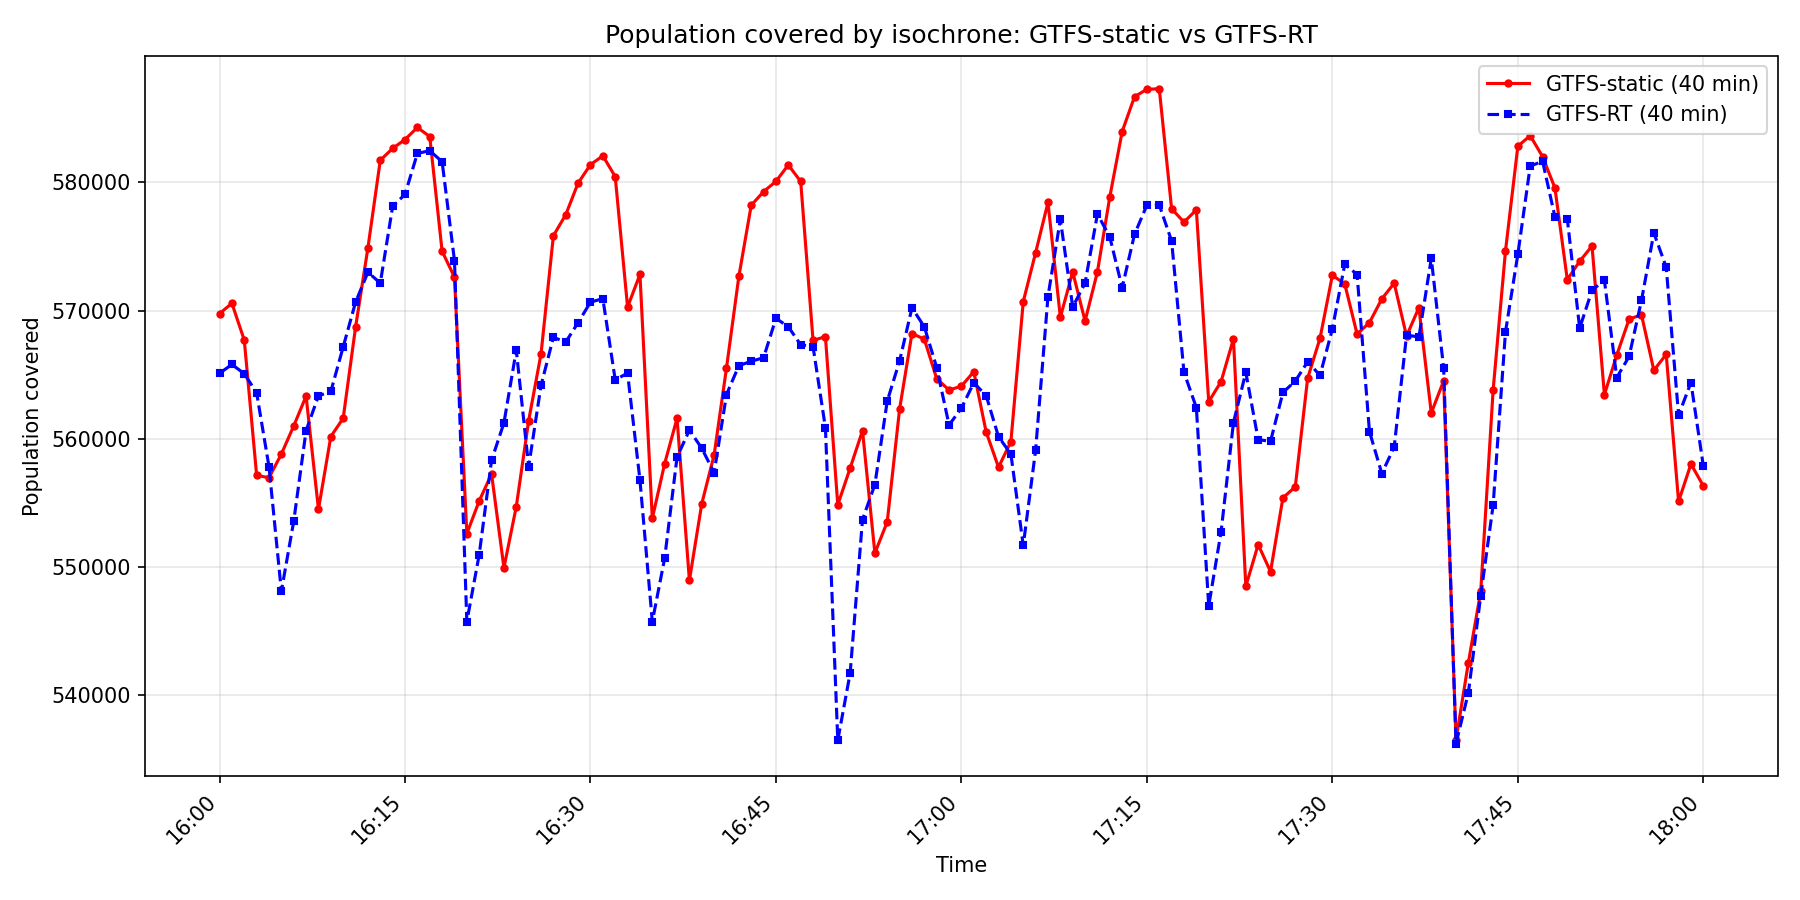

Generate this figure with Python:
"""population_by_isochrone_time_plot.py — chart-only: static vs RT
population_covered, no overlay recomputation.

Standalone ANALYSIS tooling. NOT part of the easy-OTP plugin and not imported
by it. Companion to population_by_isochrone_time_compare.py and
population_covered_diff_static_vs_rt.py — this one assumes POP_COVERED_FIELD
is ALREADY populated on both isochrone layers (by
population_by_isochrone_time_compare.py or population_by_isochrone_time.py)
and just reads + plots it. Use this when you want to try a few chart
variants (different title, output path, styling) without re-running the
area-weighted population overlay each time — that overlay is the slow part,
this script is just field reads + matplotlib.

Run inside the QGIS Python Console (Plugins -> Python Console -> "Show
Editor", paste, Run) or as a one-off Processing "Script".

Input layers (must already be loaded in the current QGIS project, and must
already have POP_COVERED_FIELD populated):
  - ISOCHRONE_LAYER_STATIC_NAME / ISOCHRONE_LAYER_RT_NAME: the same two
    GenerateIsochronesOverTime outputs used for the comparison / diff scripts.

Edit the CONFIG block below, then run.
"""
from __future__ import annotations

import datetime as dt

from qgis.core import NULL, QgsProject
from qgis.PyQt.QtCore import QDateTime, QTime

# ------------------------------- CONFIG -------------------------------
# Fill in the two layer names (same ones used in the compare / diff scripts).

ISOCHRONE_LAYER_STATIC_NAME = "isochrones-static"
ISOCHRONE_LAYER_RT_NAME = "isochrones-rt"

TIME_FIELD = "time"                        # per-row time field on both layers
CUTOFF_FIELD = "cutoff_min"                # set to None if only one cutoff / not present
POP_COVERED_FIELD = "population_covered"   # already computed on both layers — not recomputed here

CHART_TITLE = "Population covered by isochrone: GTFS-static vs GTFS-RT"
OUTPUT_PNG_PATH = r"C:\Users\Michal\Desktop\easy-OTP\tools\analysis\population_by_isochrone_time_plot.png"

# ------------------------------------------------------------------------


def _time_to_minutes(value) -> float:
    """Same robust converter as the other isochrone scripts in this folder —
    PyQGIS hands back QDateTime/QTime for DateTime/Time fields, not plain
    python datetime/str. Raises on an unrecognised type instead of guessing.
    """
    if isinstance(value, QDateTime):
        t = value.time()
        return t.hour() * 60 + t.minute() + t.second() / 60.0
    if isinstance(value, QTime):
        return value.hour() * 60 + value.minute() + value.second() / 60.0
    if isinstance(value, dt.datetime):
        return value.hour * 60 + value.minute + value.second / 60.0
    if isinstance(value, dt.time):
        return value.hour * 60 + value.minute + value.second / 60.0
    if isinstance(value, str):
        for fmt in ("%H:%M:%S", "%H:%M", "%Y-%m-%dT%H:%M:%S", "%Y-%m-%d %H:%M:%S"):
            try:
                parsed = dt.datetime.strptime(value, fmt)
                return parsed.hour * 60 + parsed.minute + parsed.second / 60.0
            except ValueError:
                continue
    raise ValueError(
        f"Cannot interpret TIME_FIELD value {value!r} (type {type(value).__name__}) "
        "as a time. Check that TIME_FIELD points to the right field on both layers."
    )


def _minutes_to_hhmm(minutes: float) -> str:
    total = int(round(minutes)) % (24 * 60)
    return f"{total // 60:02d}:{total % 60:02d}"


def _load_layer(name: str):
    layers = QgsProject.instance().mapLayersByName(name)
    if not layers:
        raise RuntimeError(f"Layer '{name}' not found in the current project.")
    return layers[0]


def _validate_layer(layer, layer_name: str) -> None:
    for field in (TIME_FIELD, POP_COVERED_FIELD):
        if layer.fields().indexFromName(field) < 0:
            raise RuntimeError(
                f"Layer '{layer_name}' has no field '{field}'. "
                "Run population_by_isochrone_time_compare.py first to populate it."
            )
    if CUTOFF_FIELD and layer.fields().indexFromName(CUTOFF_FIELD) < 0:
        raise RuntimeError(
            f"Layer '{layer_name}' has no field '{CUTOFF_FIELD}'. "
            "Set CUTOFF_FIELD = None if neither layer has more than one cutoff."
        )


def _read_results(layer):
    """Returns [(time_value, cutoff_value, population_covered), ...], skipping
    rows where POP_COVERED_FIELD hasn't been computed (NULL)."""
    results = []
    skipped = 0
    for feat in layer.getFeatures():
        pop_value = feat[POP_COVERED_FIELD]
        if pop_value is None or pop_value == NULL:
            skipped += 1
            continue
        cutoff_value = feat[CUTOFF_FIELD] if CUTOFF_FIELD else None
        results.append((feat[TIME_FIELD], cutoff_value, float(pop_value)))
    if skipped:
        print(f"  ({skipped} feature(s) skipped — '{POP_COVERED_FIELD}' not yet computed.)")
    return results


def main():
    static_layer = _load_layer(ISOCHRONE_LAYER_STATIC_NAME)
    rt_layer = _load_layer(ISOCHRONE_LAYER_RT_NAME)
    _validate_layer(static_layer, ISOCHRONE_LAYER_STATIC_NAME)
    _validate_layer(rt_layer, ISOCHRONE_LAYER_RT_NAME)

    print(f"Reading '{POP_COVERED_FIELD}' from '{ISOCHRONE_LAYER_STATIC_NAME}'...")
    results_static = _read_results(static_layer)
    print(f"Reading '{POP_COVERED_FIELD}' from '{ISOCHRONE_LAYER_RT_NAME}'...")
    results_rt = _read_results(rt_layer)

    if not results_static and not results_rt:
        raise RuntimeError(
            f"No rows with '{POP_COVERED_FIELD}' computed on either layer. "
            "Run population_by_isochrone_time_compare.py first."
        )

    _plot_comparison(results_static, results_rt)


def _plot_comparison(results_static, results_rt):
    import matplotlib
    matplotlib.use("Agg")  # headless — QGIS embeds its own Qt event loop
    import matplotlib.pyplot as plt
    import matplotlib.ticker as mticker

    def _to_series(results):
        by_cutoff = {}
        for time_value, cutoff_value, pop in results:
            minutes = _time_to_minutes(time_value)
            by_cutoff.setdefault(cutoff_value, []).append((minutes, pop))
        for pts in by_cutoff.values():
            pts.sort(key=lambda p: p[0])
        return by_cutoff

    static_series = _to_series(results_static)
    rt_series = _to_series(results_rt)

    cutoffs = sorted(
        {*static_series.keys(), *rt_series.keys()},
        key=lambda c: (c is None, c),
    )
    color_cycle = plt.rcParams["axes.prop_cycle"].by_key()["color"]

    fig, ax = plt.subplots(figsize=(12, 6))
    for i, cutoff_value in enumerate(cutoffs):
        color = color_cycle[i % len(color_cycle)]
        cutoff_label = f" ({cutoff_value} min)" if cutoff_value is not None else ""

        if cutoff_value in static_series:
            xs, ys = zip(*static_series[cutoff_value])
            ax.plot(
                xs, ys, color="red", linestyle="-", marker="o", markersize=3,
                label=f"GTFS-static{cutoff_label}",
            )
        if cutoff_value in rt_series:
            xs, ys = zip(*rt_series[cutoff_value])
            ax.plot(
                xs, ys, color="blue", linestyle="--", marker="s", markersize=3,
                label=f"GTFS-RT{cutoff_label}",
            )

    ax.set_xlabel("Time")
    ax.set_ylabel("Population covered")
    ax.set_title(CHART_TITLE)
    ax.xaxis.set_major_formatter(mticker.FuncFormatter(lambda x, pos: _minutes_to_hhmm(x)))
    ax.xaxis.set_major_locator(mticker.MultipleLocator(15))  # one tick per hour
    plt.xticks(rotation=45, ha="right")
    ax.grid(True, alpha=0.3)
    ax.legend()
    fig.tight_layout()
    fig.savefig(OUTPUT_PNG_PATH, dpi=150)
    print(f"Chart saved to {OUTPUT_PNG_PATH}")


main()
